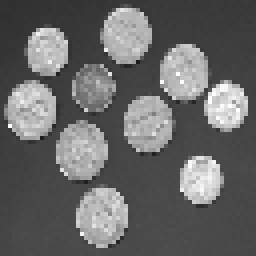
%> input picture test_recon/data_1/test.png, 64 x 64 px (shown 4 times larger)
$ octave main_1.m   (GNU Octave 9; MATLAB toolbox functions it lacks are replaced by stand-ins)
%> lines starting %> are read from the running program, lines starting %| are printed output that depends on the picture; in (x1, y1, x2, y2) boxes, pixels count from 0 and x2, y2 are one past the last pixel; in counts of white or black regions, pixels touching at a corner belong together; the program's own positions count from 1
### test_recon/interpolation_2d.m
function [A,B] = interpolation_2d(path,inter_num)
%> called with path = './data_1/test.png', inter_num = 2
% path  is pic de dress
% inter_num is intervals sample

img = imread(path);
%> img is the input picture: size 64x64 uint8; min 27, max 255, mean 103.1
% t = (img - min(img(:))) / (max(img(:)) - min(img(:)));
% img = t*255;
intervals=inter_num;
A=zeros(size(img));
B=zeros(size(img));

A(1:intervals:end,:)=img(1:intervals:end,:);
B(:,1:intervals:end)=img(:,1:intervals:end);
% subplot(121);imshow(A,[]);title("横向间隔取值",'FontSize',20);
% subplot(122);imshow(B,[]);title("纵向间隔取值",'FontSize',20);

% 生成网格
[X,Y] = meshgrid(1:size(A,2), 1:size(A,1));

mask=false(size(A));
mask(1:intervals:end,:)=true;
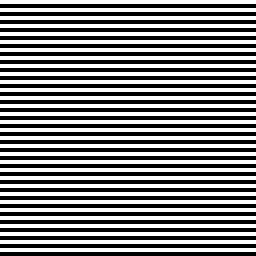
%> mask: size 64x64 logical (shown 4 times larger); 50% white in thin lines or dots

XX=X(1:intervals:end,:);
YY=Y(1:intervals:end,:);
AA=A(1:intervals:end,:);

Xq=X(~mask);
%> Xq = 2048 values from 1 to 64
Yq=Y(~mask);

new_img = interp2(XX, YY, double(AA), Xq, Yq, 'linear');
% figure
% imshow(uint8(A));
A(~mask)=new_img(:);

% figure
% imshow(uint8(A));
% title('横向插值');

%%%  B
% 生成网格
[X,Y] = meshgrid(1:size(B,2), 1:size(B,1));

mask=false(size(B));
mask(:,1:intervals:end)=true;
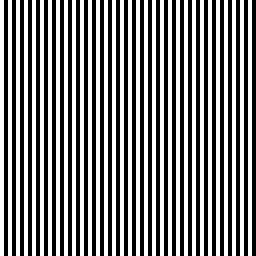
%> mask: size 64x64 logical (shown 4 times larger); 50% white in thin lines or dots

XX=X(:,1:intervals:end);
YY=Y(:,1:intervals:end);
BB=B(:,1:intervals:end);

Bq=X(~mask);
%> Bq = 2048 values from 2 to 64
By=Y(~mask);

new_b = interp2(XX, YY, double(BB), Bq, By, 'linear');
% figure
% imshow(uint8(B));
B(~mask)=new_b(:);
A(isnan(A))=0;
%> A: size 64x64 double; min 0, max 255, mean 102
B(isnan(B))=0;
%> B: size 64x64 double; min 0, max 255, mean 102.1
% figure
% imshow(uint8(B));
% title('竖向插值');

end

### test_recon/wmap.m
function out = wmap(i1,i2)
%权重映射，因为每张图都要求解权重，因此写成函数
%对于输入的两张RGB图,返回图1的三通道权重图
[w, h, d] = size(i1);
out = zeros(w, h, d);
for i=1:d
    maxmap = max(i1(:,:,i), i2(:,:,i)); %求显著值图
    temp = double(maxmap==i1(:,:,i)); % 求解权重图
    out(:,:,i) = temp;
end

### test_recon/main_1.m
% clc;
% clear;
%
% im1 = im2double(imread('./data_1/a0-188.png'));
% im2 = im2double(imread('./data_1/a1-188.png'));

img = im2double(imread('./data_1/test.png'));
imshow(img ,[]);
[im1 im2] = interpolation_2d('./data_1/test.png',2);

imshow([im1 im2],[]);
% [img1 img2] = interpolation_2d('./data_1/a1-188.png',3);

%% Get B,D
h1 = fspecial('average',[31,31]); %定义一个滤波模板
B1 = imfilter(im1, h1, 'replicate'); %均值滤波得到图1基层 'replicate'是对边界值的处理模式
B2 = imfilter(im2, h1, 'replicate'); %均值滤波得到图2基层
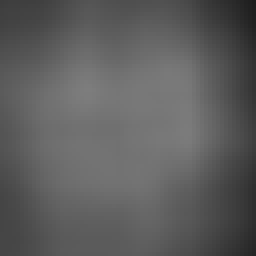
%> B2: size 64x64 double (shown 4 times larger); min 29.91, max 125.1, mean 93.5

D1 = im1-B1; %细节层
D2 = im2-B2;
% imshow([D1  D2],[]);
%%

h2 = fspecial('laplacian', 0.2);
H1 = imfilter(im1, h2, 'replicate');
H2 = imfilter(im2, h2, 'replicate');

H1 = abs(H1); % 取绝对值
H2 = abs(H2);
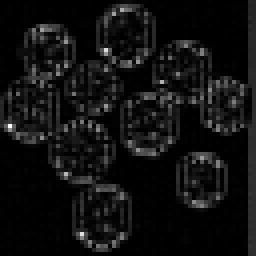
%> H2: size 64x64 double (shown 4 times larger); min 1.78e-15, max 389.3, mean 26.3; drawn with min black and max white

h3 = fspecial('gaussian', [11,11], 5);
S1 = imfilter(H1, h3, 'replicate');
S2 = imfilter(H2, h3, 'replicate');
% imshow([H1 H2 ;S1 S2],[]);
%%
P1 = wmap(S1, S2);
%> the loop in wmap, `for i=1:d` made 1 pass
%> pass 1, in wmap, `maxmap = max(i1(:,:,i), i2(:,:,i));`:
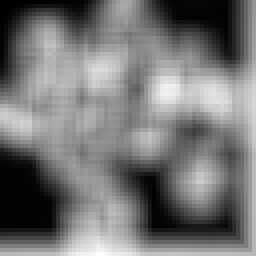
%> maxmap: size 64x64 double (shown 4 times larger); min 1.14, max 66.1, mean 31.1; drawn with min black and max white
%> pass 1, in wmap, `temp = double(maxmap==i1(:,:,i));`:
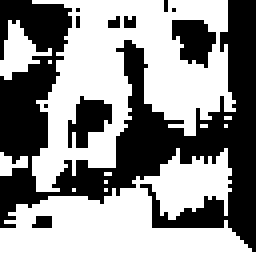
%> temp: size 64x64 double (shown 4 times larger); values 0 (black) and 1 (white), 55.9% white; 11 black regions (8 under 20 px), largest, box (x1, y1, x2, y2) and area: (0, 0, 64, 63) 1593, (43, 5, 54, 17) 90, (17, 24, 28, 37) 86
P2 = wmap(S2, S1);

imshow([P1 P2],[]);
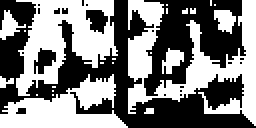
%> displayed picture: size 64x128, on the screen's scale of 0 to 255 (shown 2 times larger); 50% white; 23 white regions (16 under 20 px), largest, box (x1, y1, x2, y2) and area: (64, 0, 128, 63) 1593, (8, 0, 59, 48) 1239, (0, 37, 64, 64) 925
%%

%% Guide Filter

eps1 = 0.3^2;
eps2 = 0.03^2;
%> (the run ends here)
